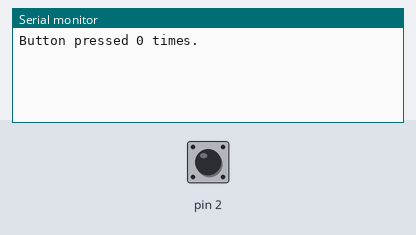
Bench run of a sketch on a simulated Arduino Uno, built with avr-gcc and run on an emulated ATmega328P. On the bench: the last lines printed to the serial monitor. The test bench sets the inputs (shaded band); at power-on: pin 2 HIGH.

Above: at 1.2 s.
1.3 s: pin 2 pulled LOW for 0.15 s
At 2.7 s:
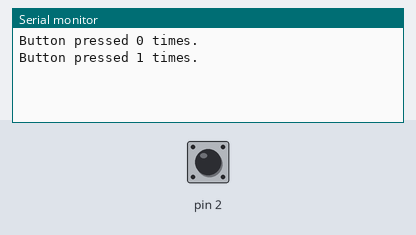
2.9 s: pin 2 pulled LOW for 1 s
At 3.8 s:
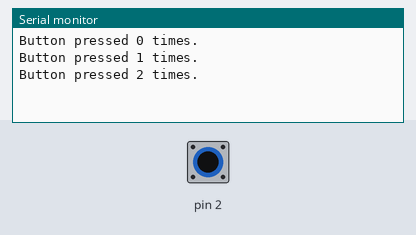
5.4 s: pin 2 pulled LOW for 0.15 s
At 6.4 s:
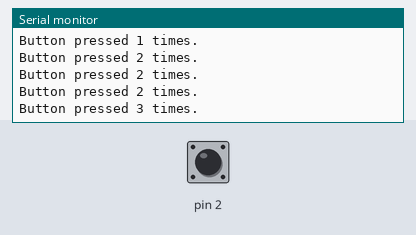
Timing chart, 0 to 8.4 s (numbered marks = the images above; inputs shaded):
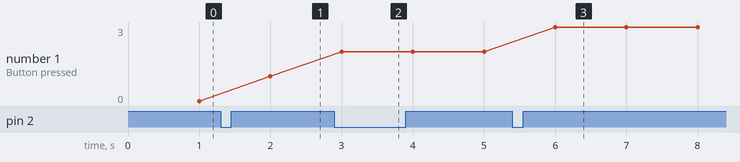

Measured:
- after the input at 1.3 s, the serial monitor: prints a new line after 0.70 s (image 1)
- after the input at 2.9 s, the serial monitor: prints a new line after 0.10 s (image 2)
- after the input at 5.4 s, the serial monitor: prints a new line after 0.60 s (image 3)
- plotted number 1: 0 → 1 after the input at 1.3 s, 1 → 2 after the input at 2.9 s, 2 → 3 after the input at 5.4 s

The sketch:

Arduino_06_pinReadInterrupt.ino.ino
```cpp
volatile unsigned char pinPressedCount = 0;

void pin2LevelFalling() {
  pinPressedCount++;
}

void setup() {
  pinMode(2, INPUT_PULLUP);
  attachInterrupt(digitalPinToInterrupt(2), pin2LevelFalling, FALLING);
  Serial.begin(9600);
}

void loop() {
  //pretend some long job
  delay(1000);

  Serial.print("Button pressed ");
  Serial.print(pinPressedCount);
  Serial.println(" times.");
}
```
